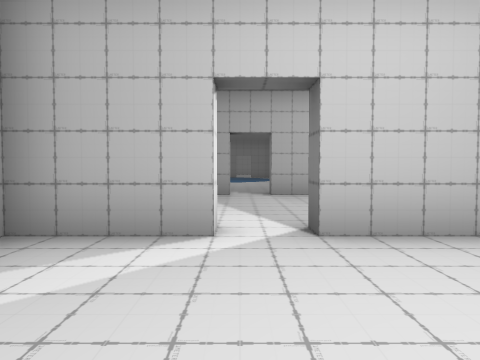
view 1 (above)

23 first-person views from a walk through a 3-D level made in the Unity game engine. The camera is 1.3 m above the floor, tilts 2° down and sees 70° across. The floor is counted in squares, 2 m on a side. Each view is taken from the middle of a square. On the plan, view 1 faces up. The plan holds only what a view shows up to about 10 squares ahead; the rest is blank. The place goes on beyond the plan. The player character is not drawn. Door leaves are left out, so doorways stand open. Some surface patterns are stand-ins.

view 2
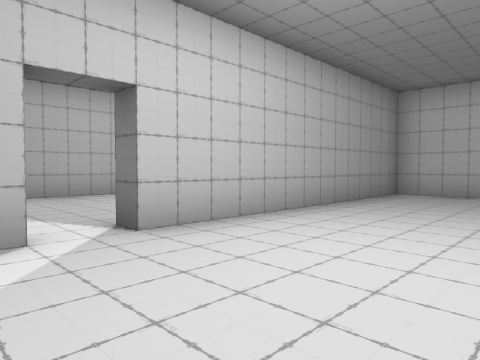

view 3
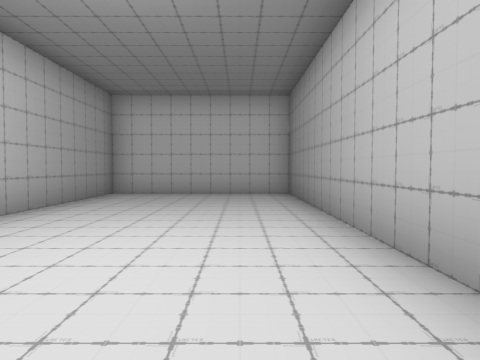

view 4
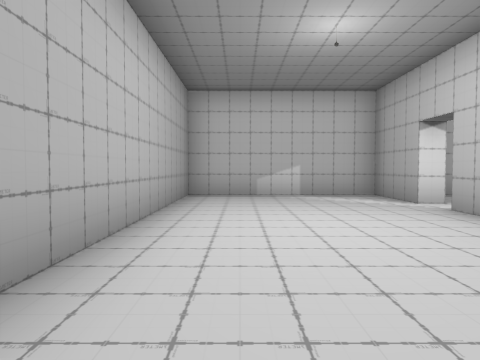

view 5
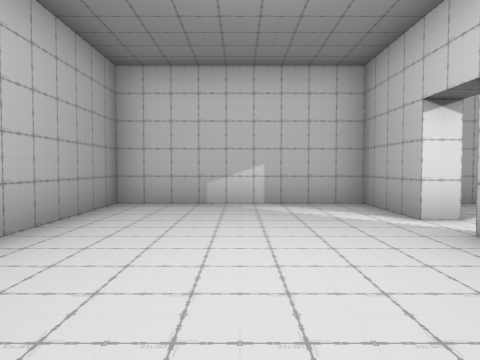

view 6
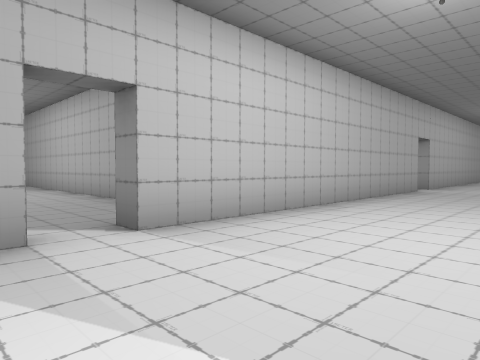

view 7
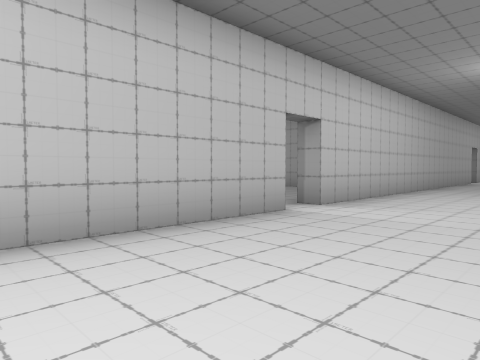

view 8
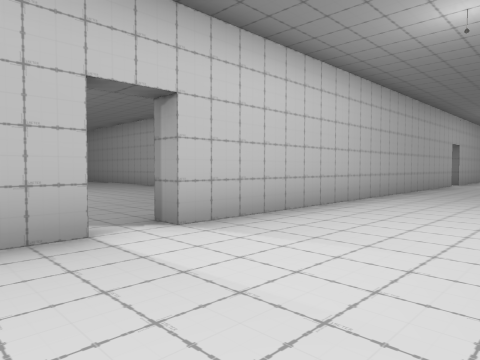

view 9
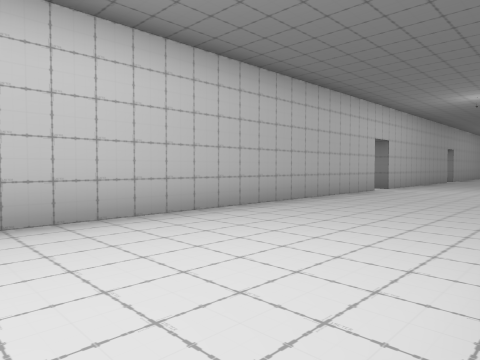

view 10
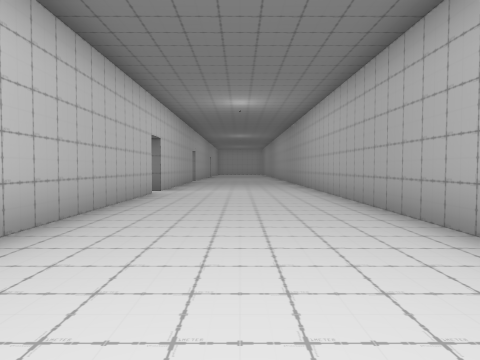

view 11
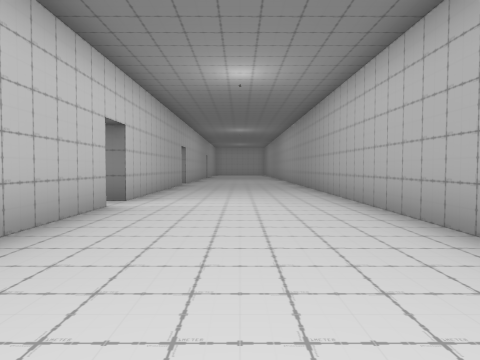

view 12
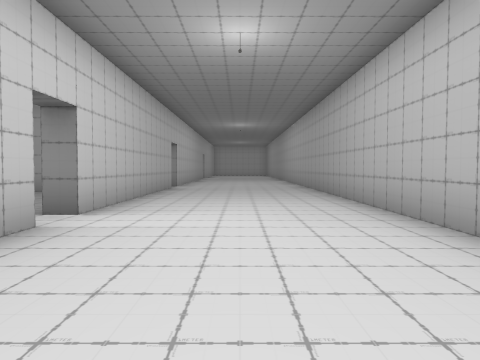

view 13
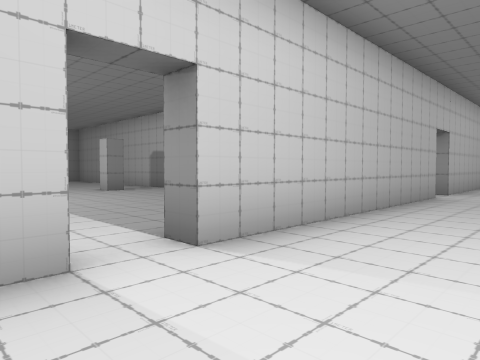

view 14
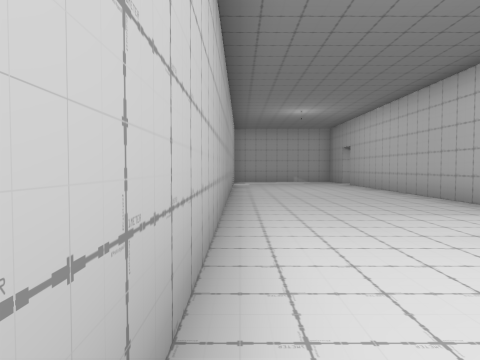

view 15
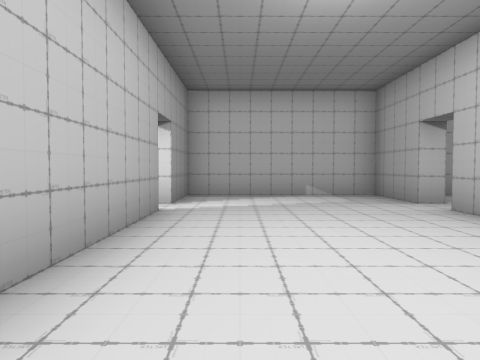

view 16
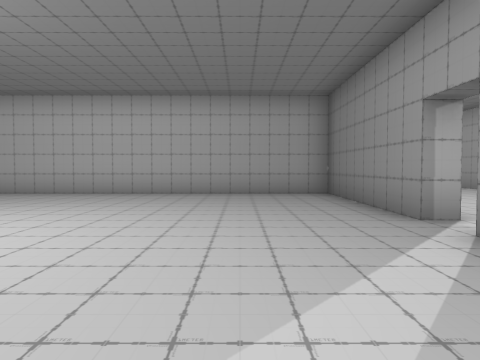

view 17
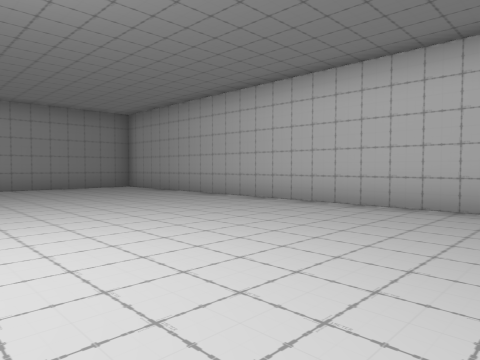

view 18
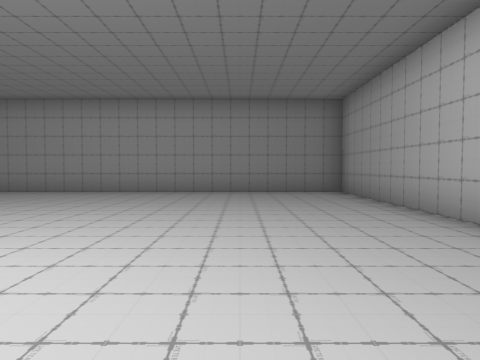

view 19
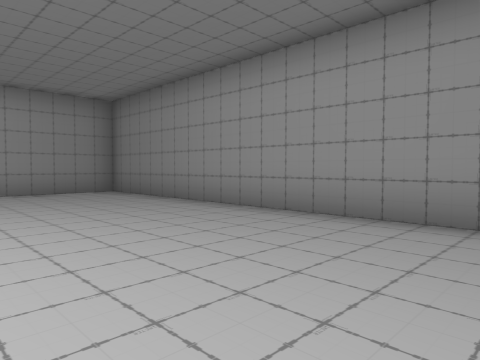

view 20
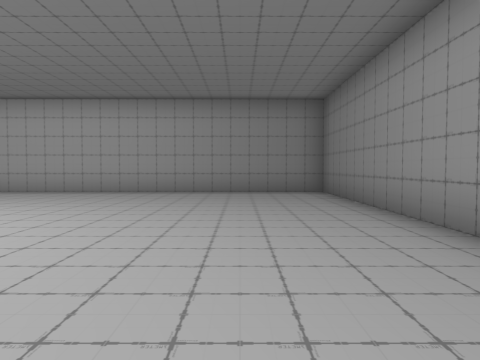

view 21
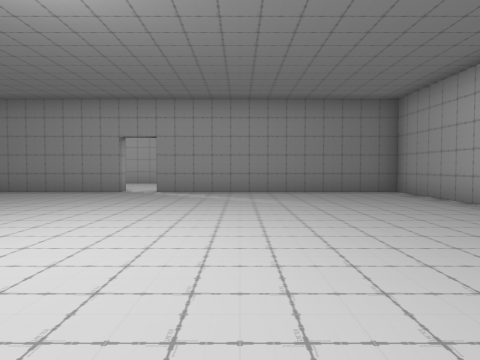

view 22
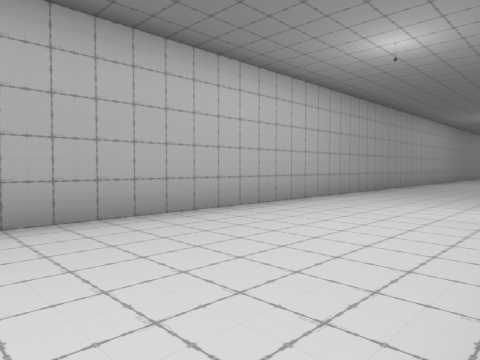

view 23
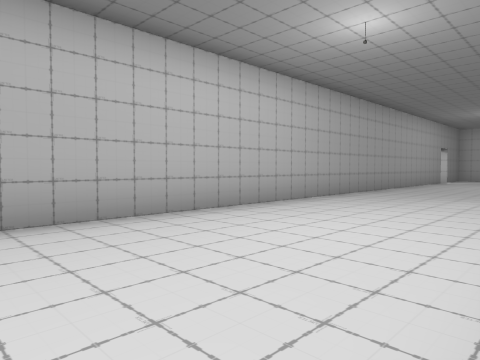

### Floor plan
Ten units are one square. View 1 is at (0, 0); x grows to the right and y downward. Boxes are objects, and circles mark ways between rooms. Rooms are numbered by the first view taken in them; rooms with no view inside come last. Other rooms are left out.
<svg viewBox="-27 -238 317 255">
<path fill="none" stroke="#000" d="M-2 -38 -2 -32 -22 -32 -22 12 78 12 78 -32 8 -32 8 -38M94 -82 8 -82 8 -88M219 -82 103 -82M8 -38 281 -38M-2 -89 -2 -82 -22 -82 -22 -38 -2 -38M285 -82 228 -82 228 -88M28 -120 28 -87 92 -87M103 -87 148 -87 148 -233 28 -233 28 -145"/>
<circle cx="0" cy="-35" r="3" fill="#2a7"/>
<circle cx="95" cy="-85" r="3" fill="#2a7"/>
<text x="30" y="-10">1</text>
<text x="140" y="-60">2</text>
<text x="90" y="-170">3</text>
</svg>
Room 1 opens to room 2. Room 2 opens to room 3.

Where each view was taken, in squares from view 1:
view 1: 0 up, 0 right, facing up
view 2: 0 up, 1 left, facing up-right
view 3: 0 up, 1 left, facing right
view 4: 0 up, 6 right, facing left
view 5: 1 up, 4 right, facing left
view 6: 5 up, 1 left, facing up-right
view 7: 5 up, 5 right, facing up-right
view 8: 5 up, 8 right, facing up-right
view 9: 4 up, 12 right, facing up-right
view 10: 6 up, 13 right, facing right
view 11: 6 up, 16 right, facing right
view 12: 6 up, 18 right, facing right
view 13: 6 up, 21 right, facing up-right
view 14: 4 up, 14 right, facing left
view 15: 5 up, 6 right, facing left
view 16: 11 up, 6 right, facing right
view 17: 12 up, 9 right, facing up-right
view 18: 14 up, 12 right, facing up
view 19: 19 up, 12 right, facing up-left
view 20: 21 up, 12 right, facing left
view 21: 18 up, 7 right, facing down
view 22: 8 up, 28 right, facing down-left
view 23: 8 up, 17 right, facing down-left
